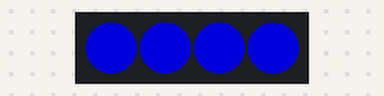
The program below on a simulated Raspberry Pi Pico running MicroPython. Shown: 4 RGB LEDs in strip order, left to right. Dim RGB values are drawn brighter than linear; library files of the repository ran but are not shown: neopixel.py.

Above: at 0.05 s.
At 0.56 s:
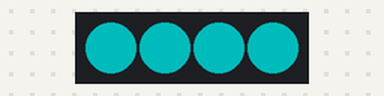
At 1.67 s:
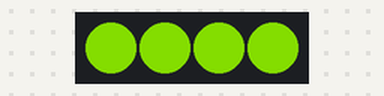
At 3.4 s:
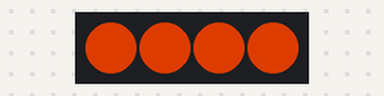
At 5.13 s:
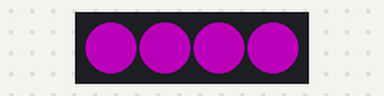
At 6.85 s:
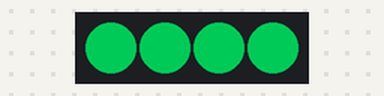
Timing chart, 0 to 7.2 s (numbered marks = the images above):
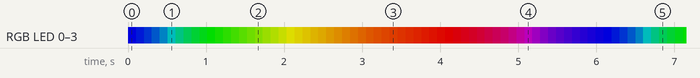

Measured:
- by itself, RGB LED 0–3: off → RGB(0, 0, 150) at 0.00 s, → RGB(0, 15, 135) 0.10 s later, → RGB(0, 30, 120) 0.10 s later, → RGB(0, 45, 105) 0.10 s later, … (394 changes in this stretch)
- by itself, everything shown: repeats every 6.1 s, in 60 steps

The program:

3._neopixelExtension2.py
```python
# chatGPT 링크: https://chat.openai.com/share/ee53f767-f887-4d6c-ab87-dd897e94a93e

import time
from neopixel import Neopixel

# 네오픽셀의 셀 갯수, PIO상태, 핀번호 정의
numpix = 4
PIO = 0
Pin = 22

# 네오픽셀이 RGB타입일 때 네오픽셀 수, PIO상태, 핀번호, 네오픽셀 타입 순으로 선택, 밝기 지정
strip = Neopixel(numpix, PIO, Pin, "RGB")

# 밝기 설정(0~255)
strip.brightness(150)

colors = [
    (0, 0, 255),      # Blue
    (255, 0, 0),      # Green
    (255, 255, 0),    # Yellow
    (100, 255, 0),    # Orange
    (0, 255, 0),      # Red
    (0, 128, 128)     # Purple (unknown)
]

def lerp(a, b, t):
    return int(a + (b - a) * t)

def smooth_transition(color1, color2, steps):
    for step in range(steps):
        t = step / float(steps)
        r = lerp(color1[0], color2[0], t)
        g = lerp(color1[1], color2[1], t)
        b = lerp(color1[2], color2[2], t)
        yield (r, g, b)

def rotate_colors_smoothly():
    while True:
        for idx, color in enumerate(colors):
            next_color = colors[(idx + 1) % len(colors)]
            for interpolated_color in smooth_transition(color, next_color, 10):
                for i in range(numpix):
                    strip.set_pixel(i, interpolated_color)
                    strip.show()
                time.sleep(0.1)

rotate_colors_smoothly()
```
